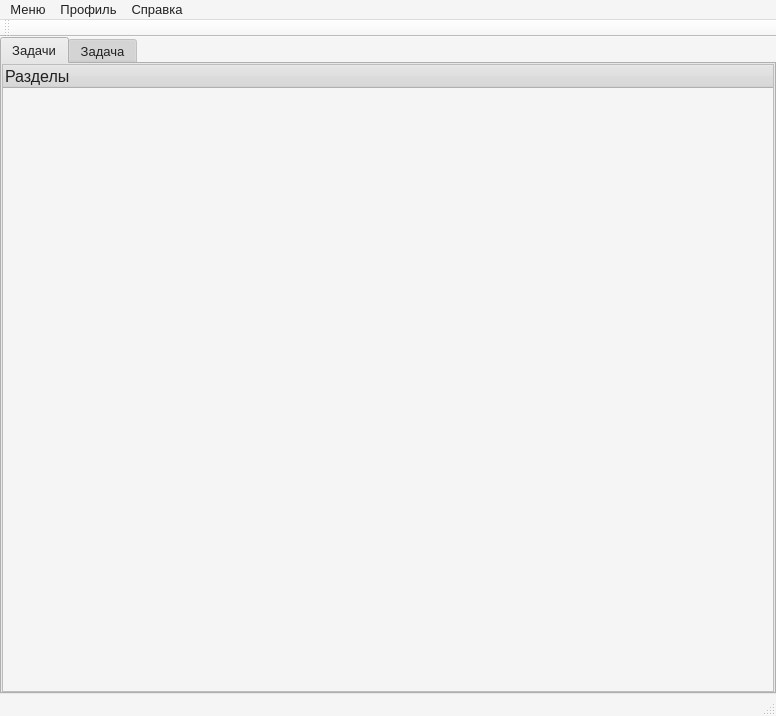
<?xml version="1.0" encoding="UTF-8"?>
<ui version="4.0">
 <class>MainWindow</class>
 <widget class="QMainWindow" name="MainWindow">
  <property name="geometry">
   <rect>
    <x>0</x>
    <y>0</y>
    <width>776</width>
    <height>716</height>
   </rect>
  </property>
  <property name="palette">
   <palette>
    <active>
     <colorrole role="WindowText">
      <brush brushstyle="SolidPattern">
       <color alpha="255">
        <red>33</red>
        <green>33</green>
        <blue>33</blue>
       </color>
      </brush>
     </colorrole>
     <colorrole role="Button">
      <brush brushstyle="SolidPattern">
       <color alpha="255">
        <red>218</red>
        <green>218</green>
        <blue>218</blue>
       </color>
      </brush>
     </colorrole>
     <colorrole role="Dark">
      <brush brushstyle="SolidPattern">
       <color alpha="255">
        <red>158</red>
        <green>158</green>
        <blue>158</blue>
       </color>
      </brush>
     </colorrole>
     <colorrole role="Mid">
      <brush brushstyle="SolidPattern">
       <color alpha="255">
        <red>220</red>
        <green>220</green>
        <blue>220</blue>
       </color>
      </brush>
     </colorrole>
     <colorrole role="Text">
      <brush brushstyle="SolidPattern">
       <color alpha="255">
        <red>33</red>
        <green>33</green>
        <blue>33</blue>
       </color>
      </brush>
     </colorrole>
     <colorrole role="ButtonText">
      <brush brushstyle="SolidPattern">
       <color alpha="255">
        <red>33</red>
        <green>33</green>
        <blue>33</blue>
       </color>
      </brush>
     </colorrole>
     <colorrole role="Base">
      <brush brushstyle="SolidPattern">
       <color alpha="255">
        <red>245</red>
        <green>245</green>
        <blue>245</blue>
       </color>
      </brush>
     </colorrole>
     <colorrole role="Window">
      <brush brushstyle="SolidPattern">
       <color alpha="255">
        <red>245</red>
        <green>245</green>
        <blue>245</blue>
       </color>
      </brush>
     </colorrole>
     <colorrole role="Shadow">
      <brush brushstyle="SolidPattern">
       <color alpha="255">
        <red>158</red>
        <green>158</green>
        <blue>158</blue>
       </color>
      </brush>
     </colorrole>
     <colorrole role="Highlight">
      <brush brushstyle="SolidPattern">
       <color alpha="255">
        <red>158</red>
        <green>158</green>
        <blue>158</blue>
       </color>
      </brush>
     </colorrole>
     <colorrole role="HighlightedText">
      <brush brushstyle="SolidPattern">
       <color alpha="255">
        <red>33</red>
        <green>33</green>
        <blue>33</blue>
       </color>
      </brush>
     </colorrole>
    </active>
    <inactive>
     <colorrole role="WindowText">
      <brush brushstyle="SolidPattern">
       <color alpha="255">
        <red>33</red>
        <green>33</green>
        <blue>33</blue>
       </color>
      </brush>
     </colorrole>
     <colorrole role="Button">
      <brush brushstyle="SolidPattern">
       <color alpha="255">
        <red>218</red>
        <green>218</green>
        <blue>218</blue>
       </color>
      </brush>
     </colorrole>
     <colorrole role="Dark">
      <brush brushstyle="SolidPattern">
       <color alpha="255">
        <red>158</red>
        <green>158</green>
        <blue>158</blue>
       </color>
      </brush>
     </colorrole>
     <colorrole role="Mid">
      <brush brushstyle="SolidPattern">
       <color alpha="255">
        <red>220</red>
        <green>220</green>
        <blue>220</blue>
       </color>
      </brush>
     </colorrole>
     <colorrole role="Text">
      <brush brushstyle="SolidPattern">
       <color alpha="255">
        <red>33</red>
        <green>33</green>
        <blue>33</blue>
       </color>
      </brush>
     </colorrole>
     <colorrole role="ButtonText">
      <brush brushstyle="SolidPattern">
       <color alpha="255">
        <red>33</red>
        <green>33</green>
        <blue>33</blue>
       </color>
      </brush>
     </colorrole>
     <colorrole role="Base">
      <brush brushstyle="SolidPattern">
       <color alpha="255">
        <red>245</red>
        <green>245</green>
        <blue>245</blue>
       </color>
      </brush>
     </colorrole>
     <colorrole role="Window">
      <brush brushstyle="SolidPattern">
       <color alpha="255">
        <red>245</red>
        <green>245</green>
        <blue>245</blue>
       </color>
      </brush>
     </colorrole>
     <colorrole role="Shadow">
      <brush brushstyle="SolidPattern">
       <color alpha="255">
        <red>158</red>
        <green>158</green>
        <blue>158</blue>
       </color>
      </brush>
     </colorrole>
     <colorrole role="Highlight">
      <brush brushstyle="SolidPattern">
       <color alpha="255">
        <red>158</red>
        <green>158</green>
        <blue>158</blue>
       </color>
      </brush>
     </colorrole>
     <colorrole role="HighlightedText">
      <brush brushstyle="SolidPattern">
       <color alpha="255">
        <red>33</red>
        <green>33</green>
        <blue>33</blue>
       </color>
      </brush>
     </colorrole>
    </inactive>
    <disabled>
     <colorrole role="WindowText">
      <brush brushstyle="SolidPattern">
       <color alpha="255">
        <red>158</red>
        <green>158</green>
        <blue>158</blue>
       </color>
      </brush>
     </colorrole>
     <colorrole role="Button">
      <brush brushstyle="SolidPattern">
       <color alpha="255">
        <red>218</red>
        <green>218</green>
        <blue>218</blue>
       </color>
      </brush>
     </colorrole>
     <colorrole role="Dark">
      <brush brushstyle="SolidPattern">
       <color alpha="255">
        <red>158</red>
        <green>158</green>
        <blue>158</blue>
       </color>
      </brush>
     </colorrole>
     <colorrole role="Mid">
      <brush brushstyle="SolidPattern">
       <color alpha="255">
        <red>220</red>
        <green>220</green>
        <blue>220</blue>
       </color>
      </brush>
     </colorrole>
     <colorrole role="Text">
      <brush brushstyle="SolidPattern">
       <color alpha="255">
        <red>158</red>
        <green>158</green>
        <blue>158</blue>
       </color>
      </brush>
     </colorrole>
     <colorrole role="ButtonText">
      <brush brushstyle="SolidPattern">
       <color alpha="255">
        <red>158</red>
        <green>158</green>
        <blue>158</blue>
       </color>
      </brush>
     </colorrole>
     <colorrole role="Base">
      <brush brushstyle="SolidPattern">
       <color alpha="255">
        <red>245</red>
        <green>245</green>
        <blue>245</blue>
       </color>
      </brush>
     </colorrole>
     <colorrole role="Window">
      <brush brushstyle="SolidPattern">
       <color alpha="255">
        <red>245</red>
        <green>245</green>
        <blue>245</blue>
       </color>
      </brush>
     </colorrole>
     <colorrole role="Shadow">
      <brush brushstyle="SolidPattern">
       <color alpha="255">
        <red>158</red>
        <green>158</green>
        <blue>158</blue>
       </color>
      </brush>
     </colorrole>
     <colorrole role="Highlight">
      <brush brushstyle="SolidPattern">
       <color alpha="255">
        <red>51</red>
        <green>153</green>
        <blue>255</blue>
       </color>
      </brush>
     </colorrole>
     <colorrole role="HighlightedText">
      <brush brushstyle="SolidPattern">
       <color alpha="255">
        <red>33</red>
        <green>33</green>
        <blue>33</blue>
       </color>
      </brush>
     </colorrole>
    </disabled>
   </palette>
  </property>
  <property name="font">
   <font>
    <pointsize>10</pointsize>
   </font>
  </property>
  <property name="windowTitle">
   <string>Learn Pascal</string>
  </property>
  <property name="autoFillBackground">
   <bool>false</bool>
  </property>
  <widget class="QWidget" name="centralWidget">
   <layout class="QHBoxLayout" name="horizontalLayout_2">
    <property name="leftMargin">
     <number>0</number>
    </property>
    <property name="topMargin">
     <number>0</number>
    </property>
    <property name="rightMargin">
     <number>0</number>
    </property>
    <property name="bottomMargin">
     <number>0</number>
    </property>
    <item>
     <widget class="QTabWidget" name="tabWidget">
      <property name="enabled">
       <bool>true</bool>
      </property>
      <property name="currentIndex">
       <number>0</number>
      </property>
      <property name="usesScrollButtons">
       <bool>true</bool>
      </property>
      <widget class="QWidget" name="tab_tasks">
       <attribute name="title">
        <string>Задачи</string>
       </attribute>
       <layout class="QVBoxLayout" name="verticalLayout_6">
        <property name="leftMargin">
         <number>0</number>
        </property>
        <property name="topMargin">
         <number>0</number>
        </property>
        <property name="rightMargin">
         <number>0</number>
        </property>
        <property name="bottomMargin">
         <number>0</number>
        </property>
        <item>
         <widget class="QTreeWidget" name="treeWidget">
          <property name="font">
           <font>
            <pointsize>12</pointsize>
           </font>
          </property>
          <property name="editTriggers">
           <set>QAbstractItemView::DoubleClicked|QAbstractItemView::EditKeyPressed</set>
          </property>
          <property name="columnCount">
           <number>1</number>
          </property>
          <column>
           <property name="text">
            <string>Разделы</string>
           </property>
          </column>
         </widget>
        </item>
       </layout>
      </widget>
      <widget class="QWidget" name="tab_task">
       <property name="enabled">
        <bool>true</bool>
       </property>
       <attribute name="title">
        <string>Задача</string>
       </attribute>
       <layout class="QVBoxLayout" name="verticalLayout_2">
        <property name="leftMargin">
         <number>0</number>
        </property>
        <property name="topMargin">
         <number>0</number>
        </property>
        <property name="rightMargin">
         <number>0</number>
        </property>
        <property name="bottomMargin">
         <number>0</number>
        </property>
        <item>
         <widget class="QScrollArea" name="scrollArea">
          <property name="widgetResizable">
           <bool>true</bool>
          </property>
          <widget class="QWidget" name="scrollAreaWidgetContents">
           <property name="geometry">
            <rect>
             <x>0</x>
             <y>-224</y>
             <width>751</width>
             <height>1134</height>
            </rect>
           </property>
           <property name="sizePolicy">
            <sizepolicy hsizetype="Preferred" vsizetype="Fixed">
             <horstretch>0</horstretch>
             <verstretch>0</verstretch>
            </sizepolicy>
           </property>
           <layout class="QGridLayout" name="gridLayout_2">
            <property name="leftMargin">
             <number>0</number>
            </property>
            <property name="topMargin">
             <number>0</number>
            </property>
            <property name="rightMargin">
             <number>0</number>
            </property>
            <property name="bottomMargin">
             <number>0</number>
            </property>
            <item row="0" column="0">
             <widget class="QTextBrowser" name="textBrowser">
              <property name="enabled">
               <bool>true</bool>
              </property>
              <property name="sizePolicy">
               <sizepolicy hsizetype="Preferred" vsizetype="Preferred">
                <horstretch>0</horstretch>
                <verstretch>0</verstretch>
               </sizepolicy>
              </property>
              <property name="minimumSize">
               <size>
                <width>0</width>
                <height>0</height>
               </size>
              </property>
              <property name="verticalScrollBarPolicy">
               <enum>Qt::ScrollBarAsNeeded</enum>
              </property>
              <property name="sizeAdjustPolicy">
               <enum>QAbstractScrollArea::AdjustIgnored</enum>
              </property>
              <property name="autoFormatting">
               <set>QTextEdit::AutoNone</set>
              </property>
              <property name="lineWrapMode">
               <enum>QTextEdit::WidgetWidth</enum>
              </property>
              <property name="html">
               <string>&lt;!DOCTYPE HTML PUBLIC &quot;-//W3C//DTD HTML 4.0//EN&quot; &quot;http://www.w3.org/TR/REC-html40/strict.dtd&quot;&gt;
&lt;html&gt;&lt;head&gt;&lt;meta name=&quot;qrichtext&quot; content=&quot;1&quot; /&gt;&lt;style type=&quot;text/css&quot;&gt;
p, li { white-space: pre-wrap; }
&lt;/style&gt;&lt;/head&gt;&lt;body style=&quot; font-family:'MS Shell Dlg 2'; font-size:10pt; font-weight:400; font-style:normal;&quot;&gt;
&lt;p style=&quot;-qt-paragraph-type:empty; margin-top:0px; margin-bottom:0px; margin-left:0px; margin-right:0px; -qt-block-indent:0; text-indent:0px;&quot;&gt;&lt;br /&gt;&lt;/p&gt;&lt;/body&gt;&lt;/html&gt;</string>
              </property>
              <property name="overwriteMode">
               <bool>false</bool>
              </property>
              <property name="searchPaths">
               <stringlist notr="true"/>
              </property>
             </widget>
            </item>
            <item row="1" column="0">
             <widget class="QGroupBox" name="groupBox">
              <property name="title">
               <string>   Программа</string>
              </property>
              <layout class="QVBoxLayout" name="verticalLayout">
               <item>
                <widget class="QTextEdit" name="programEdit">
                 <property name="minimumSize">
                  <size>
                   <width>0</width>
                   <height>400</height>
                  </size>
                 </property>
                 <property name="font">
                  <font>
                   <pointsize>12</pointsize>
                  </font>
                 </property>
                 <property name="html">
                  <string>&lt;!DOCTYPE HTML PUBLIC &quot;-//W3C//DTD HTML 4.0//EN&quot; &quot;http://www.w3.org/TR/REC-html40/strict.dtd&quot;&gt;
&lt;html&gt;&lt;head&gt;&lt;meta name=&quot;qrichtext&quot; content=&quot;1&quot; /&gt;&lt;style type=&quot;text/css&quot;&gt;
p, li { white-space: pre-wrap; }
&lt;/style&gt;&lt;/head&gt;&lt;body style=&quot; font-family:'MS Shell Dlg 2'; font-size:12pt; font-weight:400; font-style:normal;&quot;&gt;
&lt;p style=&quot;-qt-paragraph-type:empty; margin-top:0px; margin-bottom:0px; margin-left:0px; margin-right:0px; -qt-block-indent:0; text-indent:0px;&quot;&gt;&lt;br /&gt;&lt;/p&gt;&lt;/body&gt;&lt;/html&gt;</string>
                 </property>
                 <property name="tabStopWidth">
                  <number>20</number>
                 </property>
                 <property name="acceptRichText">
                  <bool>false</bool>
                 </property>
                </widget>
               </item>
               <item>
                <layout class="QHBoxLayout" name="horizontalLayout">
                 <item>
                  <spacer name="horizontalSpacer">
                   <property name="orientation">
                    <enum>Qt::Horizontal</enum>
                   </property>
                   <property name="sizeHint" stdset="0">
                    <size>
                     <width>40</width>
                     <height>20</height>
                    </size>
                   </property>
                  </spacer>
                 </item>
                 <item>
                  <widget class="QPushButton" name="compileButton">
                   <property name="text">
                    <string>Запустить</string>
                   </property>
                   <property name="shortcut">
                    <string>F9</string>
                   </property>
                  </widget>
                 </item>
                 <item>
                  <spacer name="horizontalSpacer_2">
                   <property name="orientation">
                    <enum>Qt::Horizontal</enum>
                   </property>
                   <property name="sizeType">
                    <enum>QSizePolicy::Minimum</enum>
                   </property>
                   <property name="sizeHint" stdset="0">
                    <size>
                     <width>40</width>
                     <height>20</height>
                    </size>
                   </property>
                  </spacer>
                 </item>
                 <item>
                  <widget class="QPushButton" name="submitTaskButton">
                   <property name="text">
                    <string>Проверить решение</string>
                   </property>
                   <property name="shortcut">
                    <string>F10</string>
                   </property>
                  </widget>
                 </item>
                </layout>
               </item>
              </layout>
             </widget>
            </item>
            <item row="3" column="0">
             <widget class="QGroupBox" name="groupBox_2">
              <property name="sizePolicy">
               <sizepolicy hsizetype="Preferred" vsizetype="Preferred">
                <horstretch>0</horstretch>
                <verstretch>0</verstretch>
               </sizepolicy>
              </property>
              <property name="title">
               <string>   Вывод</string>
              </property>
              <layout class="QVBoxLayout" name="verticalLayout_4">
               <item>
                <widget class="QTextEdit" name="outputEdit">
                 <property name="font">
                  <font>
                   <pointsize>12</pointsize>
                  </font>
                 </property>
                 <property name="readOnly">
                  <bool>true</bool>
                 </property>
                 <property name="html">
                  <string>&lt;!DOCTYPE HTML PUBLIC &quot;-//W3C//DTD HTML 4.0//EN&quot; &quot;http://www.w3.org/TR/REC-html40/strict.dtd&quot;&gt;
&lt;html&gt;&lt;head&gt;&lt;meta name=&quot;qrichtext&quot; content=&quot;1&quot; /&gt;&lt;style type=&quot;text/css&quot;&gt;
p, li { white-space: pre-wrap; }
&lt;/style&gt;&lt;/head&gt;&lt;body style=&quot; font-family:'MS Shell Dlg 2'; font-size:12pt; font-weight:400; font-style:normal;&quot;&gt;
&lt;p style=&quot;-qt-paragraph-type:empty; margin-top:0px; margin-bottom:0px; margin-left:0px; margin-right:0px; -qt-block-indent:0; text-indent:0px; font-size:8.25pt;&quot;&gt;&lt;br /&gt;&lt;/p&gt;&lt;/body&gt;&lt;/html&gt;</string>
                 </property>
                </widget>
               </item>
              </layout>
             </widget>
            </item>
            <item row="2" column="0">
             <widget class="QGroupBox" name="groupBox_3">
              <property name="title">
               <string>   Ввод</string>
              </property>
              <layout class="QVBoxLayout" name="verticalLayout_5">
               <item>
                <widget class="QTextEdit" name="inputEdit">
                 <property name="font">
                  <font>
                   <pointsize>12</pointsize>
                  </font>
                 </property>
                 <property name="tabStopWidth">
                  <number>20</number>
                 </property>
                 <property name="acceptRichText">
                  <bool>false</bool>
                 </property>
                </widget>
               </item>
              </layout>
             </widget>
            </item>
           </layout>
          </widget>
         </widget>
        </item>
       </layout>
      </widget>
     </widget>
    </item>
   </layout>
  </widget>
  <widget class="QMenuBar" name="menuBar">
   <property name="geometry">
    <rect>
     <x>0</x>
     <y>0</y>
     <width>776</width>
     <height>21</height>
    </rect>
   </property>
   <widget class="QMenu" name="menu">
    <property name="title">
     <string>Меню</string>
    </property>
    <addaction name="action_2"/>
    <addaction name="action_manager"/>
    <addaction name="separator"/>
    <addaction name="action_exit"/>
   </widget>
   <widget class="QMenu" name="menu_2">
    <property name="title">
     <string>Профиль</string>
    </property>
    <addaction name="action_openProfile"/>
    <addaction name="action_exitProfile"/>
   </widget>
   <widget class="QMenu" name="menu_3">
    <property name="title">
     <string>Справка</string>
    </property>
    <addaction name="action"/>
   </widget>
   <addaction name="menu"/>
   <addaction name="menu_2"/>
   <addaction name="menu_3"/>
  </widget>
  <widget class="QToolBar" name="mainToolBar">
   <property name="enabled">
    <bool>true</bool>
   </property>
   <property name="movable">
    <bool>true</bool>
   </property>
   <attribute name="toolBarArea">
    <enum>TopToolBarArea</enum>
   </attribute>
   <attribute name="toolBarBreak">
    <bool>false</bool>
   </attribute>
  </widget>
  <widget class="QStatusBar" name="statusBar">
   <property name="enabled">
    <bool>true</bool>
   </property>
  </widget>
  <action name="action_settings">
   <property name="text">
    <string>Настройки</string>
   </property>
  </action>
  <action name="action_exit">
   <property name="text">
    <string>Выход</string>
   </property>
  </action>
  <action name="action_profile">
   <property name="text">
    <string>Профиль</string>
   </property>
  </action>
  <action name="action_openProfile">
   <property name="text">
    <string>Просмотреть профиль</string>
   </property>
  </action>
  <action name="action_exitProfile">
   <property name="text">
    <string>Выход из профиля</string>
   </property>
  </action>
  <action name="action_manager">
   <property name="text">
    <string>Менеджер задач</string>
   </property>
  </action>
  <action name="action_2">
   <property name="text">
    <string>Справочник</string>
   </property>
  </action>
  <action name="action">
   <property name="text">
    <string>О программе</string>
   </property>
  </action>
 </widget>
 <layoutdefault spacing="6" margin="11"/>
 <resources/>
 <connections/>
</ui>
